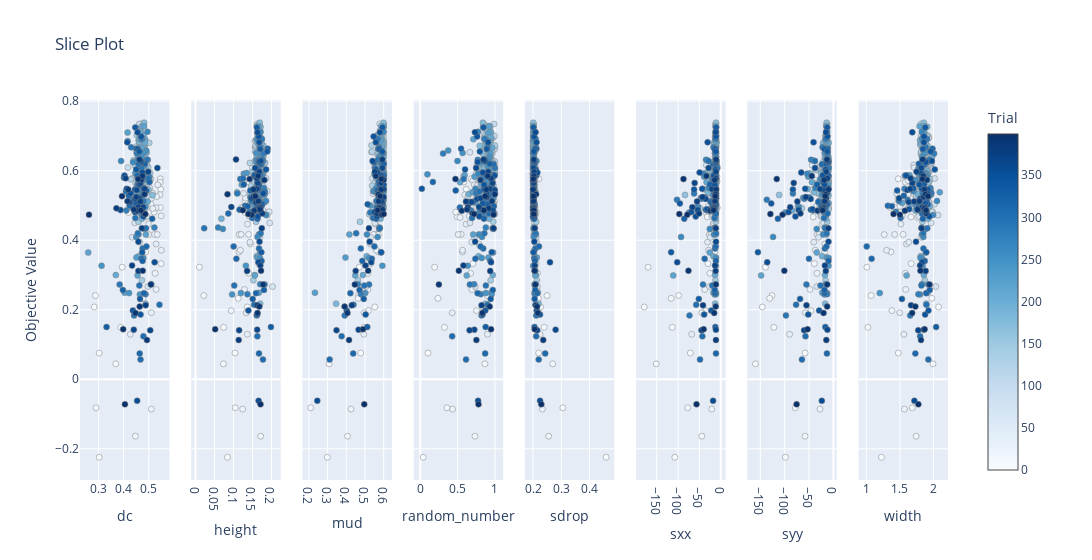

The code cell stored with this chart in its notebook:
### Code cell
# Plot slice plot
plot_slice = vis.plot_slice(study)
plot_slice.show()

### Figure 1 — Plotly figure (JSON) as saved in the notebook; plotly's stock layout.template omitted (floating-point values rounded to 4 significant figures; data arrays with more than 128 entries replaced by an {"elided": "..."} marker saying what was removed)
{"data": [{"marker": {"color": {"elided": "400 int values"}, "colorbar": {"title": {"text": "Trial"}, "x": 1, "xpad": 40}, "colorscale": [[0, "rgb(247,251,255)"], [0.125, "rgb(222,235,247)"], [0.25, "rgb(198,219,239)"], [0.375, "rgb(158,202,225)"], [0.5, "rgb(107,174,214)"], [0.625, "rgb(66,146,198)"], [0.75, "rgb(33,113,181)"], [0.875, "rgb(8,81,156)"], [1, "rgb(8,48,107)"]], "line": {"color": "Grey", "width": 0.5}, "showscale": true}, "mode": "markers", "showlegend": false, "type": "scatter", "x": {"elided": "400 float values"}, "xaxis": "x", "y": {"elided": "400 float values"}, "yaxis": "y"}, {"marker": {"color": {"elided": "400 int values"}, "colorbar": {"title": {"text": "Trial"}, "x": 1, "xpad": 40}, "colorscale": [[0, "rgb(247,251,255)"], [0.125, "rgb(222,235,247)"], [0.25, "rgb(198,219,239)"], [0.375, "rgb(158,202,225)"], [0.5, "rgb(107,174,214)"], [0.625, "rgb(66,146,198)"], [0.75, "rgb(33,113,181)"], [0.875, "rgb(8,81,156)"], [1, "rgb(8,48,107)"]], "line": {"color": "Grey", "width": 0.5}, "showscale": false}, "mode": "markers", "showlegend": false, "type": "scatter", "x": {"elided": "400 float values"}, "xaxis": "x2", "y": {"elided": "400 float values"}, "yaxis": "y2"}, {"marker": {"color": {"elided": "400 int values"}, "colorbar": {"title": {"text": "Trial"}, "x": 1, "xpad": 40}, "colorscale": [[0, "rgb(247,251,255)"], [0.125, "rgb(222,235,247)"], [0.25, "rgb(198,219,239)"], [0.375, "rgb(158,202,225)"], [0.5, "rgb(107,174,214)"], [0.625, "rgb(66,146,198)"], [0.75, "rgb(33,113,181)"], [0.875, "rgb(8,81,156)"], [1, "rgb(8,48,107)"]], "line": {"color": "Grey", "width": 0.5}, "showscale": false}, "mode": "markers", "showlegend": false, "type": "scatter", "x": {"elided": "400 float values"}, "xaxis": "x3", "y": {"elided": "400 float values"}, "yaxis": "y3"}, {"marker": {"color": {"elided": "400 int values"}, "colorbar": {"title": {"text": "Trial"}, "x": 1, "xpad": 40}, "colorscale": [[0, "rgb(247,251,255)"], [0.125, "rgb(222,235,247)"], [0.25, "rgb(198,219,239)"], [0.375, "rgb(158,202,225)"], [0.5, "rgb(107,174,214)"], [0.625, "rgb(66,146,198)"], [0.75, "rgb(33,113,181)"], [0.875, "rgb(8,81,156)"], [1, "rgb(8,48,107)"]], "line": {"color": "Grey", "width": 0.5}, "showscale": false}, "mode": "markers", "showlegend": false, "type": "scatter", "x": {"elided": "400 float values"}, "xaxis": "x4", "y": {"elided": "400 float values"}, "yaxis": "y4"}, {"marker": {"color": {"elided": "400 int values"}, "colorbar": {"title": {"text": "Trial"}, "x": 1, "xpad": 40}, "colorscale": [[0, "rgb(247,251,255)"], [0.125, "rgb(222,235,247)"], [0.25, "rgb(198,219,239)"], [0.375, "rgb(158,202,225)"], [0.5, "rgb(107,174,214)"], [0.625, "rgb(66,146,198)"], [0.75, "rgb(33,113,181)"], [0.875, "rgb(8,81,156)"], [1, "rgb(8,48,107)"]], "line": {"color": "Grey", "width": 0.5}, "showscale": false}, "mode": "markers", "showlegend": false, "type": "scatter", "x": {"elided": "400 float values"}, "xaxis": "x5", "y": {"elided": "400 float values"}, "yaxis": "y5"}, {"marker": {"color": {"elided": "400 int values"}, "colorbar": {"title": {"text": "Trial"}, "x": 1, "xpad": 40}, "colorscale": [[0, "rgb(247,251,255)"], [0.125, "rgb(222,235,247)"], [0.25, "rgb(198,219,239)"], [0.375, "rgb(158,202,225)"], [0.5, "rgb(107,174,214)"], [0.625, "rgb(66,146,198)"], [0.75, "rgb(33,113,181)"], [0.875, "rgb(8,81,156)"], [1, "rgb(8,48,107)"]], "line": {"color": "Grey", "width": 0.5}, "showscale": false}, "mode": "markers", "showlegend": false, "type": "scatter", "x": {"elided": "400 float values"}, "xaxis": "x6", "y": {"elided": "400 float values"}, "yaxis": "y6"}, {"marker": {"color": {"elided": "400 int values"}, "colorbar": {"title": {"text": "Trial"}, "x": 1, "xpad": 40}, "colorscale": [[0, "rgb(247,251,255)"], [0.125, "rgb(222,235,247)"], [0.25, "rgb(198,219,239)"], [0.375, "rgb(158,202,225)"], [0.5, "rgb(107,174,214)"], [0.625, "rgb(66,146,198)"], [0.75, "rgb(33,113,181)"], [0.875, "rgb(8,81,156)"], [1, "rgb(8,48,107)"]], "line": {"color": "Grey", "width": 0.5}, "showscale": false}, "mode": "markers", "showlegend": false, "type": "scatter", "x": {"elided": "400 float values"}, "xaxis": "x7", "y": {"elided": "400 float values"}, "yaxis": "y7"}, {"marker": {"color": {"elided": "400 int values"}, "colorbar": {"title": {"text": "Trial"}, "x": 1, "xpad": 40}, "colorscale": [[0, "rgb(247,251,255)"], [0.125, "rgb(222,235,247)"], [0.25, "rgb(198,219,239)"], [0.375, "rgb(158,202,225)"], [0.5, "rgb(107,174,214)"], [0.625, "rgb(66,146,198)"], [0.75, "rgb(33,113,181)"], [0.875, "rgb(8,81,156)"], [1, "rgb(8,48,107)"]], "line": {"color": "Grey", "width": 0.5}, "showscale": false}, "mode": "markers", "showlegend": false, "type": "scatter", "x": {"elided": "400 float values"}, "xaxis": "x8", "y": {"elided": "400 float values"}, "yaxis": "y8"}], "layout": {"title": {"text": "Slice Plot"}, "width": 2400, "xaxis": {"anchor": "y", "domain": [0, 0.1031], "title": {"text": "dc"}}, "xaxis2": {"anchor": "y2", "domain": [0.1281, 0.2312], "title": {"text": "height"}}, "xaxis3": {"anchor": "y3", "domain": [0.2562, 0.3594], "title": {"text": "mud"}}, "xaxis4": {"anchor": "y4", "domain": [0.3844, 0.4875], "title": {"text": "random_number"}}, "xaxis5": {"anchor": "y5", "domain": [0.5125, 0.6156], "title": {"text": "sdrop"}}, "xaxis6": {"anchor": "y6", "domain": [0.6406, 0.7438], "title": {"text": "sxx"}}, "xaxis7": {"anchor": "y7", "domain": [0.7688, 0.8719], "title": {"text": "syy"}}, "xaxis8": {"anchor": "y8", "domain": [0.8969, 1], "title": {"text": "width"}}, "yaxis": {"anchor": "x", "domain": [0, 1], "title": {"text": "Objective Value"}}, "yaxis2": {"anchor": "x2", "domain": [0, 1], "matches": "y", "showticklabels": false}, "yaxis3": {"anchor": "x3", "domain": [0, 1], "matches": "y", "showticklabels": false}, "yaxis4": {"anchor": "x4", "domain": [0, 1], "matches": "y", "showticklabels": false}, "yaxis5": {"anchor": "x5", "domain": [0, 1], "matches": "y", "showticklabels": false}, "yaxis6": {"anchor": "x6", "domain": [0, 1], "matches": "y", "showticklabels": false}, "yaxis7": {"anchor": "x7", "domain": [0, 1], "matches": "y", "showticklabels": false}, "yaxis8": {"anchor": "x8", "domain": [0, 1], "matches": "y", "showticklabels": false}}}
